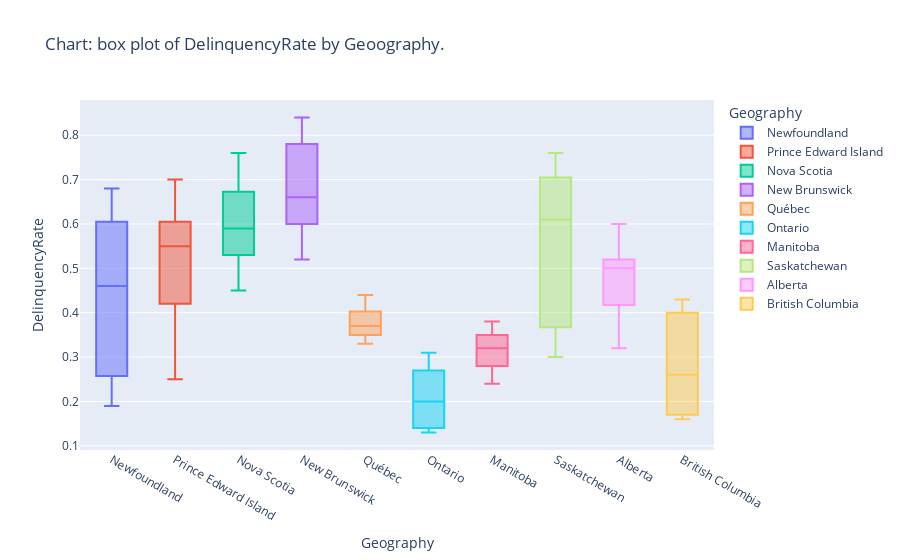

The cell this chart's notebook holds for it:
### Markdown cell above
#### Exercise: Let's take a look at distribution of average mortgage amount and population size

Complete the code below to visualize the average mortgage amount and population size.

### Code cell
variable = "DelinquencyRate"
px.box(data_pop_del_mort_df, 
       x = 'Geography', 
       y = variable,
      color = 'Geography',
      title  = f'Chart: box plot of {variable} by Geoography.')

### Figure 1 — Plotly figure (JSON) as saved in the notebook; plotly's stock layout.template omitted (floating-point values rounded to 4 significant figures)
{"data": [{"alignmentgroup": "True", "hovertemplate": "Geography=%{x}<br>DelinquencyRate=%{y}<extra></extra>", "legendgroup": "Newfoundland", "marker": {"color": "#636efa"}, "name": "Newfoundland", "notched": false, "offsetgroup": "Newfoundland", "orientation": "v", "showlegend": true, "type": "box", "x": ["Newfoundland", "Newfoundland", "Newfoundland", "Newfoundland", "Newfoundland", "Newfoundland", "Newfoundland", "Newfoundland", "Newfoundland", "Newfoundland", "Newfoundland", "Newfoundland", "Newfoundland", "Newfoundland", "Newfoundland", "Newfoundland", "Newfoundland", "Newfoundland", "Newfoundland", "Newfoundland", "Newfoundland", "Newfoundland", "Newfoundland", "Newfoundland", "Newfoundland", "Newfoundland", "Newfoundland", "Newfoundland", "Newfoundland", "Newfoundland", "Newfoundland", "Newfoundland", "Newfoundland"], "x0": " ", "xaxis": "x", "y": [0.24, 0.22, 0.25, 0.19, 0.2, 0.22, 0.23, 0.25, 0.26, 0.28, 0.37, 0.37, 0.37, 0.41, 0.45, 0.46, 0.49, 0.46, 0.47, 0.47, 0.46, 0.52, 0.56, 0.6, 0.6, 0.62, 0.64, 0.65, 0.65, 0.65, 0.67, 0.68, 0.64], "y0": " ", "yaxis": "y"}, {"alignmentgroup": "True", "hovertemplate": "Geography=%{x}<br>DelinquencyRate=%{y}<extra></extra>", "legendgroup": "Prince Edward Island", "marker": {"color": "#EF553B"}, "name": "Prince Edward Island", "notched": false, "offsetgroup": "Prince Edward Island", "orientation": "v", "showlegend": true, "type": "box", "x": ["Prince Edward Island", "Prince Edward Island", "Prince Edward Island", "Prince Edward Island", "Prince Edward Island", "Prince Edward Island", "Prince Edward Island", "Prince Edward Island", "Prince Edward Island", "Prince Edward Island", "Prince Edward Island", "Prince Edward Island", "Prince Edward Island", "Prince Edward Island", "Prince Edward Island", "Prince Edward Island", "Prince Edward Island", "Prince Edward Island", "Prince Edward Island", "Prince Edward Island", "Prince Edward Island", "Prince Edward Island", "Prince Edward Island", "Prince Edward Island", "Prince Edward Island", "Prince Edward Island", "Prince Edward Island", "Prince Edward Island", "Prince Edward Island", "Prince Edward Island", "Prince Edward Island", "Prince Edward Island", "Prince Edward Island"], "x0": " ", "xaxis": "x", "y": [0.57, 0.5, 0.55, 0.47, 0.56, 0.58, 0.6, 0.6, 0.56, 0.57, 0.68, 0.62, 0.63, 0.67, 0.7, 0.7, 0.67, 0.6, 0.66, 0.55, 0.54, 0.44, 0.5, 0.45, 0.43, 0.39, 0.39, 0.38, 0.34, 0.32, 0.25, 0.26, 0.27], "y0": " ", "yaxis": "y"}, {"alignmentgroup": "True", "hovertemplate": "Geography=%{x}<br>DelinquencyRate=%{y}<extra></extra>", "legendgroup": "Nova Scotia", "marker": {"color": "#00cc96"}, "name": "Nova Scotia", "notched": false, "offsetgroup": "Nova Scotia", "orientation": "v", "showlegend": true, "type": "box", "x": ["Nova Scotia", "Nova Scotia", "Nova Scotia", "Nova Scotia", "Nova Scotia", "Nova Scotia", "Nova Scotia", "Nova Scotia", "Nova Scotia", "Nova Scotia", "Nova Scotia", "Nova Scotia", "Nova Scotia", "Nova Scotia", "Nova Scotia", "Nova Scotia", "Nova Scotia", "Nova Scotia", "Nova Scotia", "Nova Scotia", "Nova Scotia", "Nova Scotia", "Nova Scotia", "Nova Scotia", "Nova Scotia", "Nova Scotia", "Nova Scotia", "Nova Scotia", "Nova Scotia", "Nova Scotia", "Nova Scotia", "Nova Scotia", "Nova Scotia"], "x0": " ", "xaxis": "x", "y": [0.53, 0.53, 0.55, 0.56, 0.58, 0.62, 0.65, 0.65, 0.67, 0.68, 0.7, 0.67, 0.66, 0.68, 0.7, 0.72, 0.76, 0.75, 0.7, 0.64, 0.6, 0.58, 0.59, 0.54, 0.52, 0.56, 0.54, 0.52, 0.5, 0.5, 0.46, 0.47, 0.45], "y0": " ", "yaxis": "y"}, {"alignmentgroup": "True", "hovertemplate": "Geography=%{x}<br>DelinquencyRate=%{y}<extra></extra>", "legendgroup": "New Brunswick", "marker": {"color": "#ab63fa"}, "name": "New Brunswick", "notched": false, "offsetgroup": "New Brunswick", "orientation": "v", "showlegend": true, "type": "box", "x": ["New Brunswick", "New Brunswick", "New Brunswick", "New Brunswick", "New Brunswick", "New Brunswick", "New Brunswick", "New Brunswick", "New Brunswick", "New Brunswick", "New Brunswick", "New Brunswick", "New Brunswick", "New Brunswick", "New Brunswick", "New Brunswick", "New Brunswick", "New Brunswick", "New Brunswick", "New Brunswick", "New Brunswick", "New Brunswick", "New Brunswick", "New Brunswick", "New Brunswick", "New Brunswick", "New Brunswick", "New Brunswick", "New Brunswick", "New Brunswick", "New Brunswick", "New Brunswick", "New Brunswick"], "x0": " ", "xaxis": "x", "y": [0.63, 0.63, 0.65, 0.6, 0.61, 0.68, 0.72, 0.67, 0.72, 0.72, 0.79, 0.8, 0.81, 0.79, 0.82, 0.78, 0.84, 0.79, 0.78, 0.73, 0.71, 0.66, 0.65, 0.59, 0.58, 0.62, 0.63, 0.6, 0.57, 0.57, 0.57, 0.54, 0.52], "y0": " ", "yaxis": "y"}, {"alignmentgroup": "True", "hovertemplate": "Geography=%{x}<br>DelinquencyRate=%{y}<extra></extra>", "legendgroup": "Québec", "marker": {"color": "#FFA15A"}, "name": "Québec", "notched": false, "offsetgroup": "Québec", "orientation": "v", "showlegend": true, "type": "box", "x": ["Québec", "Québec", "Québec", "Québec", "Québec", "Québec", "Québec", "Québec", "Québec", "Québec", "Québec", "Québec", "Québec", "Québec", "Québec", "Québec", "Québec", "Québec", "Québec", "Québec", "Québec", "Québec", "Québec", "Québec", "Québec", "Québec", "Québec", "Québec", "Québec", "Québec", "Québec", "Québec", "Québec"], "x0": " ", "xaxis": "x", "y": [0.33, 0.33, 0.35, 0.34, 0.33, 0.35, 0.37, 0.36, 0.37, 0.39, 0.42, 0.41, 0.41, 0.42, 0.44, 0.43, 0.42, 0.4, 0.41, 0.4, 0.37, 0.34, 0.34, 0.35, 0.35, 0.38, 0.38, 0.37, 0.37, 0.36, 0.36, 0.34, 0.36], "y0": " ", "yaxis": "y"}, {"alignmentgroup": "True", "hovertemplate": "Geography=%{x}<br>DelinquencyRate=%{y}<extra></extra>", "legendgroup": "Ontario", "marker": {"color": "#19d3f3"}, "name": "Ontario", "notched": false, "offsetgroup": "Ontario", "orientation": "v", "showlegend": true, "type": "box", "x": ["Ontario", "Ontario", "Ontario", "Ontario", "Ontario", "Ontario", "Ontario", "Ontario", "Ontario", "Ontario", "Ontario", "Ontario", "Ontario", "Ontario", "Ontario", "Ontario", "Ontario", "Ontario", "Ontario", "Ontario", "Ontario", "Ontario", "Ontario", "Ontario", "Ontario", "Ontario", "Ontario", "Ontario", "Ontario", "Ontario", "Ontario", "Ontario", "Ontario"], "x0": " ", "xaxis": "x", "y": [0.31, 0.31, 0.31, 0.29, 0.28, 0.28, 0.29, 0.27, 0.27, 0.26, 0.27, 0.25, 0.24, 0.23, 0.24, 0.22, 0.2, 0.19, 0.18, 0.16, 0.16, 0.15, 0.15, 0.14, 0.13, 0.14, 0.14, 0.14, 0.14, 0.14, 0.14, 0.14, 0.14], "y0": " ", "yaxis": "y"}, {"alignmentgroup": "True", "hovertemplate": "Geography=%{x}<br>DelinquencyRate=%{y}<extra></extra>", "legendgroup": "Manitoba", "marker": {"color": "#FF6692"}, "name": "Manitoba", "notched": false, "offsetgroup": "Manitoba", "orientation": "v", "showlegend": true, "type": "box", "x": ["Manitoba", "Manitoba", "Manitoba", "Manitoba", "Manitoba", "Manitoba", "Manitoba", "Manitoba", "Manitoba", "Manitoba", "Manitoba", "Manitoba", "Manitoba", "Manitoba", "Manitoba", "Manitoba", "Manitoba", "Manitoba", "Manitoba", "Manitoba", "Manitoba", "Manitoba", "Manitoba", "Manitoba", "Manitoba", "Manitoba", "Manitoba", "Manitoba", "Manitoba", "Manitoba", "Manitoba", "Manitoba", "Manitoba"], "x0": " ", "xaxis": "x", "y": [0.25, 0.27, 0.28, 0.26, 0.28, 0.28, 0.28, 0.25, 0.24, 0.27, 0.31, 0.3, 0.29, 0.33, 0.34, 0.35, 0.34, 0.35, 0.36, 0.35, 0.33, 0.3, 0.3, 0.31, 0.32, 0.35, 0.35, 0.35, 0.34, 0.36, 0.37, 0.38, 0.35], "y0": " ", "yaxis": "y"}, {"alignmentgroup": "True", "hovertemplate": "Geography=%{x}<br>DelinquencyRate=%{y}<extra></extra>", "legendgroup": "Saskatchewan", "marker": {"color": "#B6E880"}, "name": "Saskatchewan", "notched": false, "offsetgroup": "Saskatchewan", "orientation": "v", "showlegend": true, "type": "box", "x": ["Saskatchewan", "Saskatchewan", "Saskatchewan", "Saskatchewan", "Saskatchewan", "Saskatchewan", "Saskatchewan", "Saskatchewan", "Saskatchewan", "Saskatchewan", "Saskatchewan", "Saskatchewan", "Saskatchewan", "Saskatchewan", "Saskatchewan", "Saskatchewan", "Saskatchewan", "Saskatchewan", "Saskatchewan", "Saskatchewan", "Saskatchewan", "Saskatchewan", "Saskatchewan", "Saskatchewan", "Saskatchewan", "Saskatchewan", "Saskatchewan", "Saskatchewan", "Saskatchewan", "Saskatchewan", "Saskatchewan", "Saskatchewan", "Saskatchewan"], "x0": " ", "xaxis": "x", "y": [0.37, 0.37, 0.36, 0.34, 0.3, 0.32, 0.35, 0.31, 0.32, 0.36, 0.41, 0.43, 0.45, 0.49, 0.54, 0.57, 0.61, 0.62, 0.62, 0.66, 0.65, 0.66, 0.66, 0.67, 0.7, 0.72, 0.74, 0.75, 0.73, 0.73, 0.75, 0.76, 0.72], "y0": " ", "yaxis": "y"}, {"alignmentgroup": "True", "hovertemplate": "Geography=%{x}<br>DelinquencyRate=%{y}<extra></extra>", "legendgroup": "Alberta", "marker": {"color": "#FF97FF"}, "name": "Alberta", "notched": false, "offsetgroup": "Alberta", "orientation": "v", "showlegend": true, "type": "box", "x": ["Alberta", "Alberta", "Alberta", "Alberta", "Alberta", "Alberta", "Alberta", "Alberta", "Alberta", "Alberta", "Alberta", "Alberta", "Alberta", "Alberta", "Alberta", "Alberta", "Alberta", "Alberta", "Alberta", "Alberta", "Alberta", "Alberta", "Alberta", "Alberta", "Alberta", "Alberta", "Alberta", "Alberta", "Alberta", "Alberta", "Alberta", "Alberta", "Alberta"], "x0": " ", "xaxis": "x", "y": [0.6, 0.55, 0.52, 0.47, 0.45, 0.43, 0.42, 0.37, 0.34, 0.32, 0.32, 0.33, 0.35, 0.36, 0.41, 0.45, 0.53, 0.53, 0.54, 0.52, 0.51, 0.5, 0.5, 0.46, 0.47, 0.5, 0.51, 0.53, 0.51, 0.5, 0.52, 0.52, 0.5], "y0": " ", "yaxis": "y"}, {"alignmentgroup": "True", "hovertemplate": "Geography=%{x}<br>DelinquencyRate=%{y}<extra></extra>", "legendgroup": "British Columbia", "marker": {"color": "#FECB52"}, "name": "British Columbia", "notched": false, "offsetgroup": "British Columbia", "orientation": "v", "showlegend": true, "type": "box", "x": ["British Columbia", "British Columbia", "British Columbia", "British Columbia", "British Columbia", "British Columbia", "British Columbia", "British Columbia", "British Columbia", "British Columbia", "British Columbia", "British Columbia", "British Columbia", "British Columbia", "British Columbia", "British Columbia", "British Columbia", "British Columbia", "British Columbia", "British Columbia", "British Columbia", "British Columbia", "British Columbia", "British Columbia", "British Columbia", "British Columbia", "British Columbia", "British Columbia", "British Columbia", "British Columbia", "British Columbia", "British Columbia", "British Columbia"], "x0": " ", "xaxis": "x", "y": [0.42, 0.42, 0.43, 0.43, 0.42, 0.43, 0.43, 0.4, 0.4, 0.4, 0.4, 0.38, 0.34, 0.32, 0.32, 0.29, 0.26, 0.25, 0.23, 0.2, 0.18, 0.18, 0.17, 0.17, 0.16, 0.17, 0.17, 0.17, 0.16, 0.16, 0.17, 0.19, 0.19], "y0": " ", "yaxis": "y"}], "layout": {"boxmode": "overlay", "legend": {"title": {"text": "Geography"}, "tracegroupgap": 0}, "title": {"text": "Chart: box plot of DelinquencyRate by Geoography."}, "xaxis": {"anchor": "y", "categoryarray": ["Newfoundland", "Prince Edward Island", "Nova Scotia", "New Brunswick", "Québec", "Ontario", "Manitoba", "Saskatchewan", "Alberta", "British Columbia"], "categoryorder": "array", "domain": [0, 1], "title": {"text": "Geography"}}, "yaxis": {"anchor": "x", "domain": [0, 1], "title": {"text": "DelinquencyRate"}}}}
